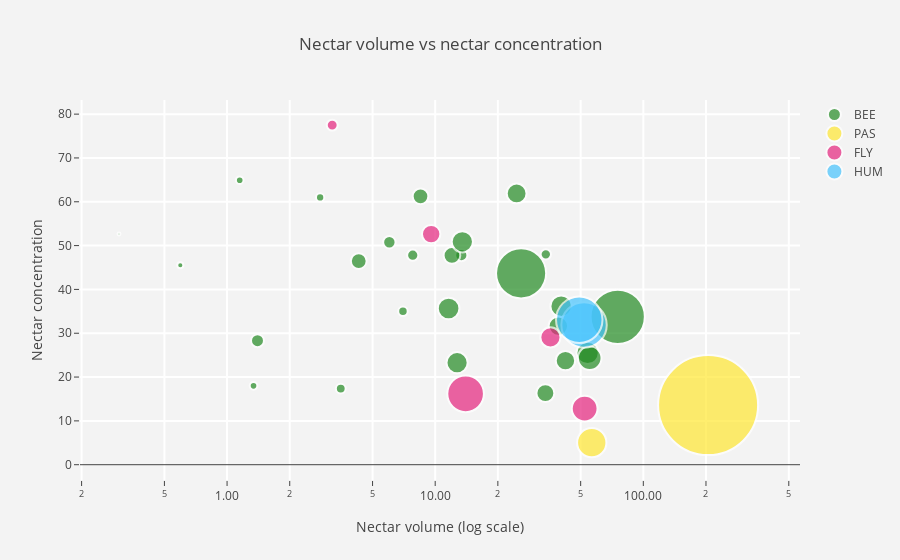

Here is the notebook cell this chart was saved with:
### Code cell
import plotly as py
import plotly.graph_objs as go
import ipywidgets as widgets 
import numpy as np
from scipy import special
py.offline.init_notebook_mode(connected = True)
data = df
#df = df.sort_values(['pollinator'])
slope = 2.666051223553066e-05
hover_text = []
bubble_size = []

for index, row in df.iterrows():
    hover_text.append(('Species: {Gatunek}<br>'+
                      'Mass: {MASA}<br>'
                      ).format(Gatunek=row['Gatunek'],
                                            MASA=round(row['MASA'],3),
                                            ))
    bubble_size.append(row['MASA']*1000)

df['text'] = hover_text
df['size'] = bubble_size
sizeref = 2.*max(df['size'])/(100**2)

trace0 = go.Scatter(
    x=df['V'][df['Pollinator'] == 'BEE'],
    y=df['KON'][df['Pollinator'] == 'BEE'],
    mode='markers',
    name='BEE',
    text=df['text'][df['Pollinator'] == 'BEE'],
    marker=dict(
        symbol='circle',
        sizemode='area',
        sizeref=sizeref,
        size=df['size'][df['Pollinator'] == 'BEE'],
        color = '#228B22',
        line=dict(
            width=2
        ),
    )
)
trace1 = go.Scatter(
    x=df['V'][df['Pollinator'] == 'PAS'],
    y=df['KON'][df['Pollinator'] == 'PAS'],
    mode='markers',
    name='PAS',
    text=df['text'][df['Pollinator'] == 'PAS'],
    marker=dict(
        symbol='circle',
        sizemode='area',
        sizeref=sizeref,
        size=df['size'][df['Pollinator'] == 'PAS'],
        color = '#ffe732',
        line=dict(
            width=2
        ),
    )
)
trace2 = go.Scatter(
    x=df['V'][df['Pollinator'] == 'FLY'],
    y=df['KON'][df['Pollinator'] == 'FLY'],
    mode='markers',
    name='FLY',
    text=df['text'][df['Pollinator'] == 'FLY'],
    
    marker=dict(
        symbol='circle',
        sizemode='area',
        sizeref=sizeref,
        size=df['size'][df['Pollinator'] == 'FLY'],
        color = '#e5247e',
        line=dict(
            width=2
        ),
    )
)
trace3 = go.Scatter(
      x=df['V'][df['Pollinator'] == 'HUM'],
    y=df['KON'][df['Pollinator'] == 'HUM'],
    mode='markers',
    name='HUM',
    text=df['text'][df['Pollinator'] == 'HUM'],
    marker=dict(
        symbol='circle',
        sizemode='area',
        sizeref=sizeref,
        size=df['size'][df['Pollinator'] == 'HUM'],
        color='#46c4fd',
        line=dict(
            width=2
        ),
    )
)

data = [trace0, trace1, trace2, trace3]
layout = go.Layout(
    title='Nectar volume vs nectar concentration',
    xaxis=dict(
        title='Nectar volume (log scale)',
        gridcolor='rgb(255, 255, 255)',
        #range=[2.003297660701705, 5.191505530708712],
        type='log',
        zerolinewidth=1,
        hoverformat = '.2f',
        ticklen=5,
        gridwidth=2,
    ),
    yaxis=dict(
        title='Nectar concentration',
        gridcolor='rgb(255, 255, 255)',
        #range=[36.12621671352166, 91.72921793264332],
        zerolinewidth=1,
        ticklen=5,
        hoverformat = '.2f',
        gridwidth=2,
    ),
    paper_bgcolor='rgb(243, 243, 243)',
    plot_bgcolor='rgb(243, 243, 243)',
)

fig = dict(data=data, layout=layout)
py.offline.iplot(fig)

### Figure 1 — Plotly figure (JSON) as saved in the notebook; plotly's stock layout.template omitted (floating-point values rounded to 4 significant figures)
{"data": [{"marker": {"color": "#228B22", "line": {"width": 2}, "size": [13.83, 4.443, 3.756, 0.2482, 13.42, 5.03, 9.587, 14.9, 11.27, 7.38, 16.75, 3.23, 11.25, 2.893, 1.742, 1.74, 2.07, 88.28, 13.99, 75.32, 7.48, 4.633, 11.75, 1.115, 2.7, 8.338, 13.55], "sizemode": "area", "sizeref": 0.05999, "symbol": "circle"}, "mode": "markers", "name": "BEE", "text": ["Species: F. acmopetala<br>Mass: 0.014<br>", "Species: F. amana<br>Mass: 0.004<br>", "Species: F. assyriaca<br>Mass: 0.004<br>", "Species: F. bucharica<br>Mass: 0.0<br>", "Species: F. carica<br>Mass: 0.013<br>", "Species: F. caucasica<br>Mass: 0.005<br>", "Species: F. eastwoodiae<br>Mass: 0.01<br>", "Species: F. gracilis<br>Mass: 0.015<br>", "Species: F. grandiflora<br>Mass: 0.011<br>", "Species: F. hermonis<br>Mass: 0.007<br>", "Species: F. kothsiana<br>Mass: 0.017<br>", "Species: F. liliae<br>Mass: 0.003<br>", "Species: F. meleagroides<br>Mass: 0.011<br>", "Species: F. michailovski<br>Mass: 0.003<br>", "Species: F. minuta<br>Mass: 0.002<br>", "Species: F. montana<br>Mass: 0.002<br>", "Species: F. obliqua<br>Mass: 0.002<br>", "Species: F. olgae<br>Mass: 0.088<br>", "Species: F. olivieri<br>Mass: 0.014<br>", "Species: F. pallidiflora<br>Mass: 0.075<br>", "Species: F. persica<br>Mass: 0.007<br>", "Species: F. raddeana<br>Mass: 0.005<br>", "Species: F. sewerzowii<br>Mass: 0.012<br>", "Species: F. sthenanthera<br>Mass: 0.001<br>", "Species: F. stribrn<br>Mass: 0.003<br>", "Species: F. uva vulpis<br>Mass: 0.008<br>", "Species: F. whitallii<br>Mass: 0.014<br>"], "type": "scatter", "uid": "23fa0c62-f093-11e8-a9b6-25f374dd03e5", "x": [40.3, 13.35, 7.8, 0.3025, 12.74, 1.4, 33.83, 54, 42.25, 8.5, 55.25, 34, 39.06, 3.518, 1.15, 1.34, 2.8, 75.33, 11.6, 25.87, 4.291, 6.022, 24.62, 0.596, 7, 12.04, 13.5], "y": [36.18, 47.81, 47.81, 52.65, 23.28, 28.3, 16.33, 25.5, 23.75, 61.25, 24.33, 48, 31.64, 17.38, 64.92, 18, 61, 33.75, 35.66, 43.67, 46.47, 50.77, 61.9, 45.53, 35, 47.75, 50.88]}, {"marker": {"color": "#ffe732", "line": {"width": 2}, "size": [25.75, 299.9], "sizemode": "area", "sizeref": 0.05999, "symbol": "circle"}, "mode": "markers", "name": "PAS", "text": ["Species: F. eduardii<br>Mass: 0.026<br>", "Species: F. imperialis<br>Mass: 0.3<br>"], "type": "scatter", "uid": "23fa0db6-f093-11e8-a9b6-25f374dd03e5", "x": [56.53, 204.8], "y": [5.035, 13.6]}, {"marker": {"color": "#e5247e", "line": {"width": 2}, "size": [12.21, 10.16, 19.93, 40.23, 3.55], "sizemode": "area", "sizeref": 0.05999, "symbol": "circle"}, "mode": "markers", "name": "FLY", "text": ["Species: F. drenovskii<br>Mass: 0.012<br>", "Species: F. graeca<br>Mass: 0.01<br>", "Species: F. pyrenaica<br>Mass: 0.02<br>", "Species: F. thessala<br>Mass: 0.04<br>", "Species: F. ussuriensis<br>Mass: 0.004<br>"], "type": "scatter", "uid": "23fa0e4c-f093-11e8-a9b6-25f374dd03e5", "x": [35.79, 9.567, 52.25, 14, 3.2], "y": [29.07, 52.62, 12.8, 16.17, 77.5]}, {"marker": {"color": "#46c4fd", "line": {"width": 2}, "size": [61.81, 64.74], "sizemode": "area", "sizeref": 0.05999, "symbol": "circle"}, "mode": "markers", "name": "HUM", "text": ["Species: F. gentneri<br>Mass: 0.062<br>", "Species: F. recurva<br>Mass: 0.065<br>"], "type": "scatter", "uid": "23fa0ece-f093-11e8-a9b6-25f374dd03e5", "x": [51.9, 49.22], "y": [31.88, 33.06]}], "layout": {"paper_bgcolor": "rgb(243, 243, 243)", "plot_bgcolor": "rgb(243, 243, 243)", "title": "Nectar volume vs nectar concentration", "xaxis": {"gridcolor": "rgb(255, 255, 255)", "gridwidth": 2, "hoverformat": ".2f", "ticklen": 5, "title": "Nectar volume (log scale)", "type": "log", "zerolinewidth": 1}, "yaxis": {"gridcolor": "rgb(255, 255, 255)", "gridwidth": 2, "hoverformat": ".2f", "ticklen": 5, "title": "Nectar concentration", "zerolinewidth": 1}}}
